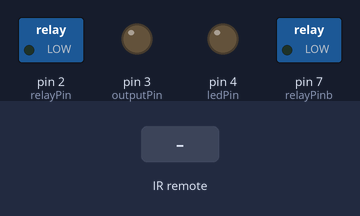
The sketch below on a simulated Arduino Uno, built with avr-gcc and run on an emulated ATmega328P. Shown: switched loads named in the sketch (green lamp = pin HIGH), output pins drawn as LEDs (lit = HIGH). The test bench sets the inputs (shaded band).

Above: at 1.2 s.
1.3 s: infrared code 0x38863BF0 received
At 2.4 s:
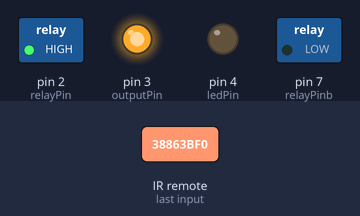
2.8 s: infrared code 0x38863BD0 received
At 3.5 s:
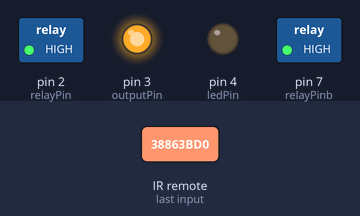
4.3 s: infrared code 0x38863BF0 received
At 4.7 s:
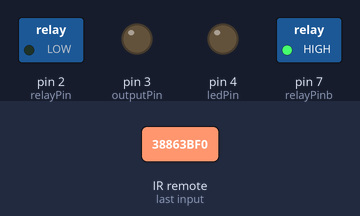
Timing chart, 0 to 7.3 s (numbered marks = the images above; inputs shaded):
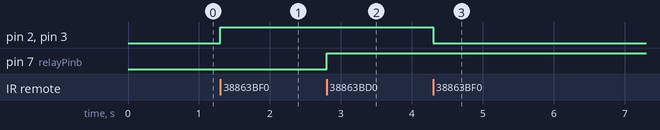

The sketch:

sketch_nov12b.ino
```cpp
#include <IRremote.h>

int RECV_PIN = 11;
IRrecv irrecv(RECV_PIN);
decode_results results;
unsigned long CurrentValue = 948321264;
unsigned long StoredCode = 948321264;
unsigned long CurrentValue1 = 948321232;
unsigned long StoredCode1 = 948321232;
const int buttonPin = 6;     // the number of the pushbutton pin
const int ledPin =  4;      // the number of the LED pin
const int outputPin =  3;      // the number of the output LED pin
const int relayPin =  2;      // the number of the relay pin
const int relayPinb =  7;
int buttonState = 0;         // variable for reading the pushbutton status
int RecordState = 0;         //is the reciever in record mode
int outputState = 0;         //is the output on or off
int outputS = 0;         //is the output on or off
void setup()
{
  Serial.begin(9600);
  irrecv.enableIRIn(); // Start the receiver

    // initialize the LED pin as an output:
  pinMode(ledPin, OUTPUT);
  // initialize the pushbutton pin as an input:
  pinMode(outputPin, OUTPUT);
  // initialize the pushbutton pin as an input:  pinMode(buttonPin, INPUT);
  pinMode(relayPin, OUTPUT);
   pinMode(relayPinb, OUTPUT);
  // initialize the pushbutton pin as an input:  pinMode(buttonPin, INPUT);

}


void loop() {

   // read the state of the pushbutton value:
//buttonState = digitalRead(buttonPin);

   // if a signal is detected, store the value
if (irrecv.decode(&results)) {
  CurrentValue = (results.value);

   // if the recieved value equals the programed value, then toggle the output state
  if(CurrentValue == StoredCode) {
      outputState = !outputState;
   }


  if(CurrentValue == StoredCode1) {
      outputS = !outputS;
   }


   // if the record mode is activated store the current value as the programed value
  //if (RecordState == 1) {
  //  StoredCode = CurrentValue;
  //  RecordState = 0;
  //  digitalWrite(ledPin, LOW);
  //  Serial.println(StoredCode);  //displays stored code for reference
  // }

   // Receive the next value
  irrecv.resume();
}

else //if no signal is detected, then the current value is 0
{
  CurrentValue = 0;

}

  // check if the record button is pressed.
  // if it is, the buttonState is HIGH:
if (buttonState == HIGH) {

  //wait for the button to be released
  while (buttonState == HIGH) {
    buttonState = digitalRead(buttonPin);
  }

   //turn on the LED to indicate that record mode is on
    digitalWrite(ledPin, HIGH);
    RecordState = 1;
}

   //set the appropriate output state
if(outputState == 1) {

      digitalWrite(outputPin, HIGH);
      digitalWrite(relayPin, HIGH);
}
else {
        digitalWrite(outputPin, LOW);
        digitalWrite(relayPin, LOW);
}


if(outputS == 1) {

      //(outputPin, HIGH);
      digitalWrite(relayPinb, HIGH);
}
else {
        //digitalWrite(outputPin, LOW);
        digitalWrite(relayPinb, LOW);
}

}
```

Measured:
- after the input at 1.3 s, pin 2 (relayPin), pin 3 (outputPin): LOW → HIGH at once
- after the input at 2.8 s, pin 7 (relayPinb): LOW → HIGH at once
- after the input at 4.3 s, pin 2 (relayPin), pin 3 (outputPin): HIGH → LOW at once
